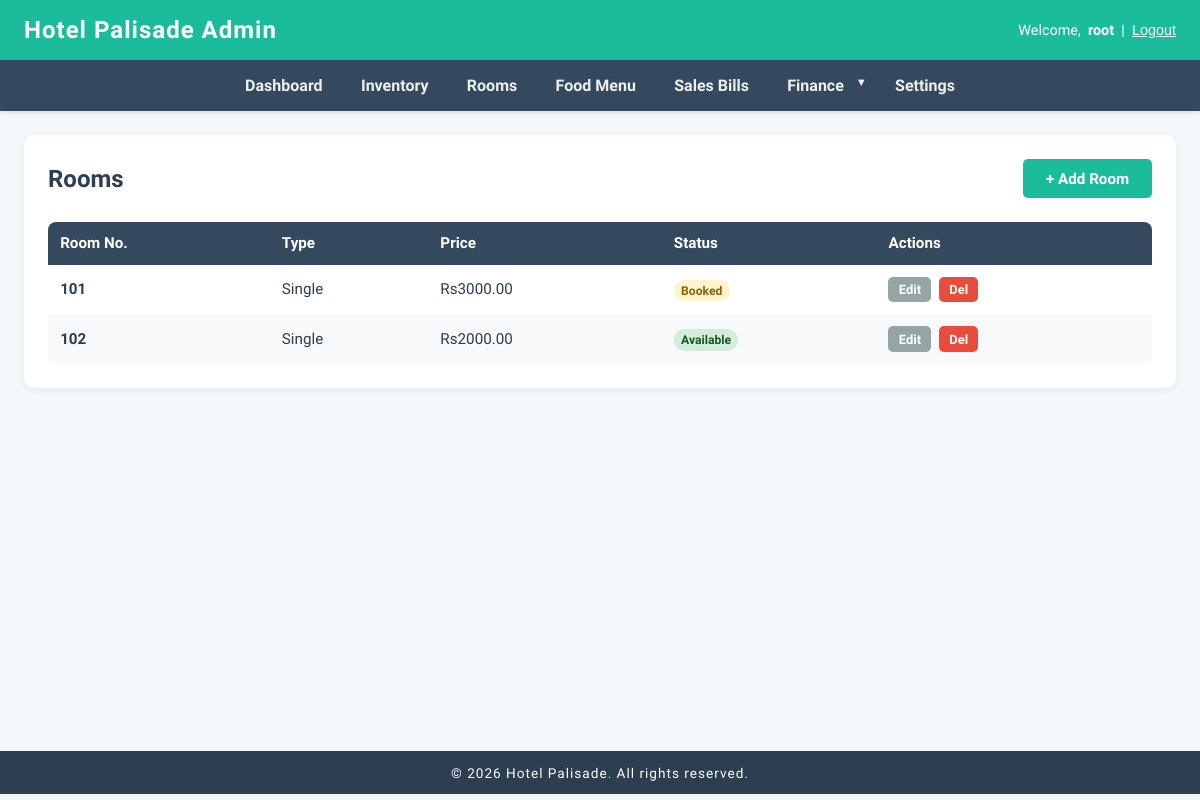
The app's page /dashboard/rooms/ (signed in) with its own data.
### rooms/models.py (models this page shows, shortened)
class Room(models.Model):
	ROOM_TYPES = [
		("single", "Single"),
		("double", "Double"),
		("suite", "Suite"),
	]
	STATUS_CHOICES = [
		("available", "Available"),
		("booked", "Booked"),
		("occupied", "Occupied"),
		("maintenance", "Maintenance"),
	]
	number = models.CharField(max_length=10, unique=True)
	room_type = models.CharField(max_length=10, choices=ROOM_TYPES)
	status = models.CharField(max_length=15, choices=STATUS_CHOICES, default="available")
	is_available = models.BooleanField(default=True)
	price_per_night = models.DecimalField(max_digits=8, decimal_places=2)

### dashboard/views.py (the view)
# urls.py: path('rooms/', views.room_list, name='room_list'),
@login_required(login_url='login')
def room_list(request):
	rooms = Room.objects.all().order_by('number')
	return render(request, 'dashboard/rooms/list.html', {'rooms': rooms})

### dashboard/templates/dashboard/rooms/list.html (shortened to what this page needs)
{% extends 'base.html' %}
{% block content %}
<div class="container">
    <div class="header-section">
        <h2>Rooms</h2>
        <a href="{% url 'room_create' %}" class="btn">+ Add Room</a>
    </div>
    {% if rooms %}
    <div class="table-responsive">
        <table>
            <thead>
                <tr>
                    <th>Room No.</th>
                    <th>Type</th>
                    <th>Price</th>
                    <th>Status</th>
                    <th>Actions</th>
                </tr>
            </thead>
            <tbody>
                {% for room in rooms %}
                <tr>
                    <td data-label="Room"><strong>{{ room.number }}</strong></td>
                    <td data-label="Type">{{ room.get_room_type_display }}</td>
                    <td data-label="Price">Rs{{ room.price_per_night }}</td>
                    <td data-label="Status">
                        {% if room.status == 'available' %}
                            <span class="badge badge-success">Available</span>
                        {% elif room.status == 'booked' %}
                            <span class="badge badge-warning">Booked</span>
                        {% elif room.status == 'occupied' %}
                            <span class="badge badge-danger">Occupied</span>
                        {% elif room.status == 'maintenance' %}
                            <span class="badge badge-info">Maintenance</span>
                        {% endif %}
                    </td>
                    <td data-label="Actions">
                        <div class="actions">
                            <a href="{% url 'room_update' room.pk %}" class="btn btn-secondary">Edit</a>
                            <a href="{% url 'room_delete' room.pk %}" class="btn btn-danger">Del</a>
                        </div>
                    </td>
                </tr>
                {% endfor %}
            </tbody>
        </table>
    </div>
    {% else %}
    <div class="empty-state">
        <p>No rooms found. <a href="{% url 'room_create' %}">Add your first room</a></p>
    </div>
    {% endif %}
</div>
{% endblock %}

### dashboard/templates/base.html (shortened to what this page needs)
<!DOCTYPE html>
<html lang="en">
<head>
</head>
<body>
    <header>
        <h1>Hotel Palisade Admin</h1>
        <div class="user-info">
            {% if user.is_authenticated %}
                Welcome, <strong>{{ user.username }}</strong> |
                <form method="post" action="{% url 'logout' %}" style="display: inline;">
                    <button type="submit">Logout</button>
                </form>
            {% else %}
                <a href="{% url 'login' %}" style="color:#fff;text-decoration:underline;">Login</a>
            {% endif %}
        </div>
    </header>
    <nav>
        <ul id="navMenu">
            <li><a href="{% url 'dashboard' %}">Dashboard</a></li>
            <li><a href="{% url 'inventory_list' %}">Inventory</a></li>
            <li><a href="{% url 'room_list' %}">Rooms</a></li>
            <li><a href="{% url 'food_item_list' %}">Food Menu</a></li>
            <li><a href="{% url 'sales_bill_list' %}">Sales Bills</a></li>
            <li class="dropdown">
                <a href="#" class="dropdown-toggle" onclick="toggleDropdown(event)">Finance</a>
            </li>
            <li><a href="{% url 'settings' %}">Settings</a></li>
        </ul>
    </nav>
    <main>
        {% block content %}{% endblock %}
    </main>
    <footer>
        &copy; {{ year|default:2026 }} Hotel Palisade. All rights reserved.
    </footer>
</body>
</html>

### dashboard/templates/base.html (style rules this page uses)
* { box-sizing: border-box; }
body { margin: 0; padding: 0; background: #f4f8fb; font-family: 'Segoe UI', Arial, sans-serif; color: #2c3e50; }
header { background: #1abc9c; color: #fff; padding: 1em 1.5em; box-shadow: 0 2px 8px rgba(44,62,80,0.08); display: flex; align-items: center; justify-content: space-between; flex-wrap: wrap; gap: 1em; }
header h1 { margin: 0; font-size: 1.5em; letter-spacing: 1px; }
.user-info { font-size: 0.9em; display: flex; align-items: center; gap: 0.5em; flex-wrap: wrap; }
.user-info button { background: none; border: none; color: #fff; text-decoration: underline; cursor: pointer; font-size: 1em; padding: 0; }
nav { background: #34495e; padding: 0; box-shadow: 0 2px 5px rgba(0,0,0,0.1); position: relative; }
nav ul { list-style: none; margin: 0; padding: 0; display: flex; justify-content: center; flex-wrap: wrap; }
nav li { margin: 0; }
nav a { display: block; padding: 1em 1.2em; color: #ecf0f1; text-decoration: none; transition: background 0.3s; font-weight: 600; white-space: nowrap; }
.dropdown { position: relative; }
.dropdown-toggle { cursor: pointer; position: relative; padding-right: 2em !important; }
.dropdown-toggle::after { content: '▼'; position: absolute; right: 0.8em; font-size: 0.7em; }
main { min-height: 80vh; padding: 0.5em; }
footer { background: #2c3e50; color: #fff; text-align: center; padding: 1em; font-size: 0.85em; letter-spacing: 1px; }

### dashboard/templates/dashboard/rooms/list.html (style rules this page uses)
.container { max-width: 1200px; margin: 1em; padding: 1.5em; background: #fff; border-radius: 10px; box-shadow: 0 2px 8px rgba(44,62,80,0.08); }
.header-section { display: flex; justify-content: space-between; align-items: center; margin-bottom: 1.5em; flex-wrap: wrap; gap: 1em; }
.header-section h2 { color: #2c3e50; font-size: 1.5em; margin: 0; }
.btn { display: inline-block; padding: 0.7em 1.5em; background: #1abc9c; color: #fff; text-decoration: none; border-radius: 5px; transition: background 0.3s; font-weight: 600; border: none; cursor: pointer; font-size: 0.95em; white-space: nowrap; }
.btn-danger { background: #e74c3c; }
.btn-secondary { background: #95a5a6; }
.table-responsive { overflow-x: auto; -webkit-overflow-scrolling: touch; }
table { width: 100%; background: #fff; border-radius: 8px; overflow: hidden; border-collapse: collapse; font-size: 0.95em; }
thead { background: #34495e; color: #fff; }
th, td { padding: 0.8em; text-align: left; }
tbody tr:nth-child(even) { background: #f8f9fa; }
.actions { display: flex; gap: 0.5em; flex-wrap: wrap; }
.actions a { padding: 0.4em 0.8em; font-size: 0.85em; }
.badge { padding: 0.3em 0.6em; border-radius: 20px; font-size: 0.8em; font-weight: 600; white-space: nowrap; }
.badge-success { background: #d4edda; color: #155724; }
.badge-warning { background: #fff3cd; color: #856404; }

### records on screen
Room: number "101", room_type "Single", price_per_night "3000.00", status "Booked"
Room: number "102", room_type "Single", price_per_night "2000.00", status "Available"

### other values on screen
{{ user.username }} "root"
{{ year|default:2026 }} "2026"
